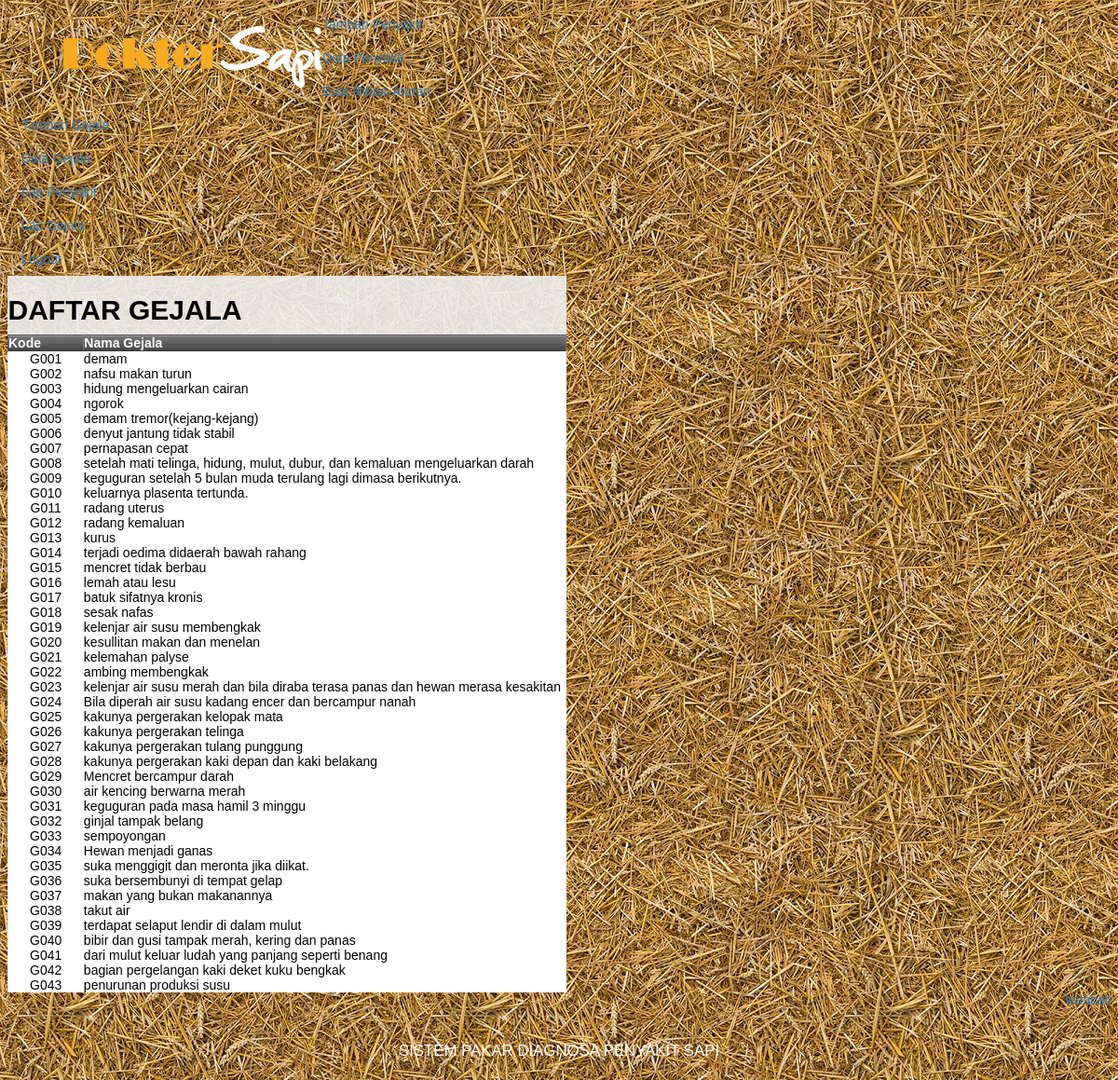
/pakar/LapGejala.php (signed in), run on the app's committed database.
### tables this page shows
CREATE TABLE IF NOT EXISTS `gejala` (
  `kd_gejala` varchar(4) NOT NULL,
  `nm_gejala` varchar(100) DEFAULT NULL
);

### pakar/LapGejala.php (the view, shortened to what this page needs)
<?php
include "../lib/inc.koneksidb.php";
?>
<!DOCTYPE HTML>
<html>
<head>
<link href="../css/style.css" rel="stylesheet" type="text/css" media="all" />
</head>
<body>
<div class="wrap">
<div class="header">
    <div class="logo">
         <a href="index.php"><img src="../images/logo.png"> </a>
     </div>
</div>
<div class="menu">
     <ul class="nav">
        <li><a href="PenyakitAddFm.php" target="_self">Tambah Penyakit</a></li>
      <li><a href="PenyakitTampil.php" target="_self">Data Penyakit</a></li>
        <li><a href="RelasiAddPilih.php" target="_self">Buat Relasi Aturan </a></li>
      <li><a href="GejalaAddFm.php" target="_self">Tambah Gejala</a> </li>
      <li><a href="GejalaTampil.php" target="_self">Data Gejala </a> </li>
      <li><a href="LapPenyakitSemua.php" target="_self">Lap Penyakit</a> </li>
      <li class="active"><a href="LapGejala.php" target="_self">Lap Gejala</a> </li>
      <li><a href="LoginOut.php" target="_self">Logout</a>  </li>
      </ul>
   </div>
<div class="main">
<div class="content">
<table width="600" border="0" cellpadding="2" cellspacing="1" bgcolor="#DBEAF5">
  <tr>
    <td colspan="2"><h2><b>DAFTAR  GEJALA</b></h2></td>
  </tr>
  <tr>
    <th width="80" align="center"><b>Kode</b></th>
    <th width="509"><b>Nama Gejala</b></th>
  </tr>
  <?php
  $sql = "SELECT * FROM gejala ORDER BY kd_gejala";
  $qry = mysql_query($sql, $koneksi)  or die ("SQL Error".mysql_error());
  while ($data=mysql_fetch_array($qry)) {
  ?>
  <tr bgcolor="#FFFFFF">
    <td align="center"><?php echo $data['kd_gejala']; ?></td>
    <td><?php echo $data['nm_gejala']; ?></td>
  </tr>
  <?php
  }
  ?>
</table>
<div align="right"><a class="button"href="menu.php">kembali</a></div>
</div>
<p>&nbsp;</p>
</div>
<div class="ftr-bg">
    <div class="footer1">
    <div class="copy">
      <p> Sistem Pakar Diagnosa Penyakit Sapi </p>
    </div>
  </div>
</div>
</div>
</body>
</html>

### data on the page
gejala: kd_gejala "G001", nm_gejala "demam"
gejala: kd_gejala "G002", nm_gejala "nafsu makan turun"
gejala: kd_gejala "G003", nm_gejala "hidung mengeluarkan cairan"
gejala: kd_gejala "G004", nm_gejala "ngorok"
gejala: kd_gejala "G005", nm_gejala "demam tremor(kejang-kejang)"
gejala: kd_gejala "G006", nm_gejala "denyut jantung tidak stabil"
gejala: kd_gejala "G007", nm_gejala "pernapasan cepat"
gejala: kd_gejala "G008", nm_gejala "setelah mati telinga, hidung, mulut, dubur, dan kemaluan mengeluarkan darah"
gejala: kd_gejala "G009", nm_gejala "keguguran setelah 5 bulan muda terulang lagi dimasa berikutnya."
gejala: kd_gejala "G010", nm_gejala "keluarnya plasenta tertunda."
gejala: kd_gejala "G011", nm_gejala "radang uterus"
gejala: kd_gejala "G012", nm_gejala "radang kemaluan"
gejala: kd_gejala "G013", nm_gejala "kurus"
gejala: kd_gejala "G014", nm_gejala "terjadi oedima didaerah bawah rahang"
gejala: kd_gejala "G015", nm_gejala "mencret tidak berbau"
gejala: kd_gejala "G016", nm_gejala "lemah atau lesu"
gejala: kd_gejala "G017", nm_gejala "batuk sifatnya kronis"
gejala: kd_gejala "G018", nm_gejala "sesak nafas"
gejala: kd_gejala "G019", nm_gejala "kelenjar air susu membengkak"
gejala: kd_gejala "G020", nm_gejala "kesullitan makan dan menelan"
gejala: kd_gejala "G021", nm_gejala "kelemahan palyse"
gejala: kd_gejala "G022", nm_gejala "ambing membengkak"
gejala: kd_gejala "G023", nm_gejala "kelenjar air susu merah dan bila diraba terasa panas dan hewan merasa kesakitan"
gejala: kd_gejala "G024", nm_gejala "Bila diperah air susu kadang encer dan bercampur nanah"
gejala: kd_gejala "G025", nm_gejala "kakunya pergerakan kelopak mata"
gejala: kd_gejala "G026", nm_gejala "kakunya pergerakan telinga"
gejala: kd_gejala "G027", nm_gejala "kakunya pergerakan tulang punggung"
gejala: kd_gejala "G028", nm_gejala "kakunya pergerakan kaki depan dan kaki belakang"
gejala: kd_gejala "G029", nm_gejala "Mencret bercampur darah"
gejala: kd_gejala "G030", nm_gejala "air kencing berwarna merah"
gejala: kd_gejala "G031", nm_gejala "keguguran pada masa hamil 3 minggu"
gejala: kd_gejala "G032", nm_gejala "ginjal tampak belang"
gejala: kd_gejala "G033", nm_gejala "sempoyongan"
gejala: kd_gejala "G034", nm_gejala "Hewan menjadi ganas"
gejala: kd_gejala "G035", nm_gejala "suka menggigit dan meronta jika diikat."
gejala: kd_gejala "G036", nm_gejala "suka bersembunyi di tempat gelap"
gejala: kd_gejala "G037", nm_gejala "makan yang bukan makanannya"
gejala: kd_gejala "G038", nm_gejala "takut air"
gejala: kd_gejala "G039", nm_gejala "terdapat selaput lendir di dalam mulut"
gejala: kd_gejala "G040", nm_gejala "bibir dan gusi tampak merah, kering dan panas"
gejala: kd_gejala "G041", nm_gejala "dari mulut keluar ludah yang panjang seperti benang"
gejala: kd_gejala "G042", nm_gejala "bagian pergelangan kaki deket kuku bengkak"
gejala: kd_gejala "G043", nm_gejala "penurunan produksi susu"
